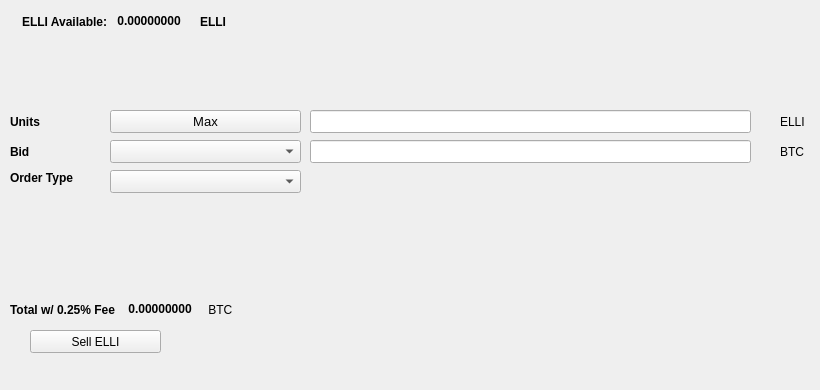
   <widget class="QWidget" name="SellTab">
    <attribute name="title">
     <string>Sell</string>
    </attribute>
    <widget class="QLabel" name="label_16">
     <property name="geometry">
      <rect>
       <x>780</x>
       <y>140</y>
       <width>31</width>
       <height>23</height>
      </rect>
     </property>
     <property name="text">
      <string>BTC</string>
     </property>
    </widget>
    <widget class="QComboBox" name="SellBidcomboBox">
     <property name="geometry">
      <rect>
       <x>110</x>
       <y>140</y>
       <width>191</width>
       <height>23</height>
      </rect>
     </property>
     <property name="font">
      <font>
       <pointsize>10</pointsize>
      </font>
     </property>
    </widget>
    <widget class="QLabel" name="label_18">
     <property name="geometry">
      <rect>
       <x>10</x>
       <y>110</y>
       <width>46</width>
       <height>23</height>
      </rect>
     </property>
     <property name="font">
      <font>
       <weight>75</weight>
       <bold>true</bold>
      </font>
     </property>
     <property name="text">
      <string>Units</string>
     </property>
    </widget>
    <widget class="QPushButton" name="Sell_Max_Amount">
     <property name="geometry">
      <rect>
       <x>110</x>
       <y>110</y>
       <width>191</width>
       <height>23</height>
      </rect>
     </property>
     <property name="font">
      <font>
       <pointsize>10</pointsize>
      </font>
     </property>
     <property name="text">
      <string>Max</string>
     </property>
    </widget>
    <widget class="QLabel" name="label_20">
     <property name="geometry">
      <rect>
       <x>10</x>
       <y>170</y>
       <width>91</width>
       <height>16</height>
      </rect>
     </property>
     <property name="font">
      <font>
       <weight>75</weight>
       <bold>true</bold>
      </font>
     </property>
     <property name="text">
      <string>Order Type</string>
     </property>
    </widget>
    <widget class="QComboBox" name="SellOrdertypeCombo">
     <property name="geometry">
      <rect>
       <x>110</x>
       <y>170</y>
       <width>191</width>
       <height>23</height>
      </rect>
     </property>
     <property name="font">
      <font>
       <pointsize>10</pointsize>
      </font>
     </property>
    </widget>
    <widget class="QLabel" name="label_21">
     <property name="geometry">
      <rect>
       <x>10</x>
       <y>140</y>
       <width>46</width>
       <height>23</height>
      </rect>
     </property>
     <property name="font">
      <font>
       <weight>75</weight>
       <bold>true</bold>
      </font>
     </property>
     <property name="text">
      <string>Bid</string>
     </property>
    </widget>
    <widget class="QLabel" name="label_22">
     <property name="geometry">
      <rect>
       <x>780</x>
       <y>110</y>
       <width>31</width>
       <height>23</height>
      </rect>
     </property>
     <property name="text">
      <string>ELLI</string>
     </property>
    </widget>
    <widget class="QLineEdit" name="UnitsInputELLI">
     <property name="geometry">
      <rect>
       <x>310</x>
       <y>110</y>
       <width>441</width>
       <height>23</height>
      </rect>
     </property>
     <property name="font">
      <font>
       <pointsize>9</pointsize>
       <weight>75</weight>
       <bold>true</bold>
      </font>
     </property>
    </widget>
    <widget class="QLineEdit" name="SellBidPriceEdit">
     <property name="geometry">
      <rect>
       <x>310</x>
       <y>140</y>
       <width>441</width>
       <height>23</height>
      </rect>
     </property>
     <property name="font">
      <font>
       <pointsize>9</pointsize>
       <weight>75</weight>
       <bold>true</bold>
      </font>
     </property>
    </widget>
    <widget class="QPushButton" name="SellELLIBTN">
     <property name="geometry">
      <rect>
       <x>30</x>
       <y>330</y>
       <width>131</width>
       <height>23</height>
      </rect>
     </property>
     <property name="text">
      <string>Sell ELLI</string>
     </property>
     <property name="icon">
      <iconset resource="../elli">
       <normaloff>:/icons/bitcoin</normaloff>:/icons/bitcoin</iconset>
     </property>
    </widget>
    <widget class="QWidget" name="layoutWidget3">
     <property name="geometry">
      <rect>
       <x>22</x>
       <y>12</y>
       <width>258</width>
       <height>19</height>
      </rect>
     </property>
     <layout class="QHBoxLayout" name="horizontalLayout">
      <item>
       <widget class="QLabel" name="label232_2">
        <property name="font">
         <font>
          <weight>75</weight>
          <bold>true</bold>
         </font>
        </property>
        <property name="text">
         <string>ELLI Available:</string>
        </property>
       </widget>
      </item>
      <item>
       <widget class="QLabel" name="ELLIAvailableLabel">
        <property name="palette">
         <palette>
          <active>
           <colorrole role="WindowText">
            <brush brushstyle="SolidPattern">
             <color alpha="255">
              <red>0</red>
              <green>0</green>
              <blue>0</blue>
             </color>
            </brush>
           </colorrole>
           <colorrole role="Button">
            <brush brushstyle="SolidPattern">
             <color alpha="255">
              <red>0</red>
              <green>170</green>
              <blue>0</blue>
             </color>
            </brush>
           </colorrole>
           <colorrole role="Light">
            <brush brushstyle="SolidPattern">
             <color alpha="255">
              <red>0</red>
              <green>255</green>
              <blue>0</blue>
             </color>
            </brush>
           </colorrole>
           <colorrole role="Midlight">
            <brush brushstyle="SolidPattern">
             <color alpha="255">
              <red>0</red>
              <green>212</green>
              <blue>0</blue>
             </color>
            </brush>
           </colorrole>
           <colorrole role="Dark">
            <brush brushstyle="SolidPattern">
             <color alpha="255">
              <red>0</red>
              <green>85</green>
              <blue>0</blue>
             </color>
            </brush>
           </colorrole>
           <colorrole role="Mid">
            <brush brushstyle="SolidPattern">
             <color alpha="255">
              <red>0</red>
              <green>113</green>
              <blue>0</blue>
             </color>
            </brush>
           </colorrole>
           <colorrole role="Text">
            <brush brushstyle="SolidPattern">
             <color alpha="255">
              <red>0</red>
              <green>170</green>
              <blue>0</blue>
             </color>
            </brush>
           </colorrole>
           <colorrole role="BrightText">
            <brush brushstyle="SolidPattern">
             <color alpha="255">
              <red>255</red>
              <green>255</green>
              <blue>255</blue>
             </color>
            </brush>
           </colorrole>
           <colorrole role="ButtonText">
            <brush brushstyle="SolidPattern">
             <color alpha="255">
              <red>0</red>
              <green>0</green>
              <blue>0</blue>
             </color>
            </brush>
           </colorrole>
           <colorrole role="Base">
            <brush brushstyle="SolidPattern">
             <color alpha="255">
              <red>255</red>
              <green>255</green>
              <blue>255</blue>
             </color>
            </brush>
           </colorrole>
           <colorrole role="Window">
            <brush brushstyle="SolidPattern">
             <color alpha="255">
              <red>0</red>
              <green>170</green>
              <blue>0</blue>
             </color>
            </brush>
           </colorrole>
           <colorrole role="Shadow">
            <brush brushstyle="SolidPattern">
             <color alpha="255">
              <red>0</red>
              <green>0</green>
              <blue>0</blue>
             </color>
            </brush>
           </colorrole>
           <colorrole role="AlternateBase">
            <brush brushstyle="SolidPattern">
             <color alpha="255">
              <red>127</red>
              <green>212</green>
              <blue>127</blue>
             </color>
            </brush>
           </colorrole>
           <colorrole role="ToolTipBase">
            <brush brushstyle="SolidPattern">
             <color alpha="255">
              <red>255</red>
              <green>255</green>
              <blue>220</blue>
             </color>
            </brush>
           </colorrole>
           <colorrole role="ToolTipText">
            <brush brushstyle="SolidPattern">
             <color alpha="255">
              <red>0</red>
              <green>0</green>
              <blue>0</blue>
             </color>
            </brush>
           </colorrole>
          </active>
          <inactive>
           <colorrole role="WindowText">
            <brush brushstyle="SolidPattern">
             <color alpha="255">
              <red>0</red>
              <green>0</green>
              <blue>0</blue>
             </color>
            </brush>
           </colorrole>
           <colorrole role="Button">
            <brush brushstyle="SolidPattern">
             <color alpha="255">
              <red>0</red>
              <green>170</green>
              <blue>0</blue>
             </color>
            </brush>
           </colorrole>
           <colorrole role="Light">
            <brush brushstyle="SolidPattern">
             <color alpha="255">
              <red>0</red>
              <green>255</green>
              <blue>0</blue>
             </color>
            </brush>
           </colorrole>
           <colorrole role="Midlight">
            <brush brushstyle="SolidPattern">
             <color alpha="255">
              <red>0</red>
              <green>212</green>
              <blue>0</blue>
             </color>
            </brush>
           </colorrole>
           <colorrole role="Dark">
            <brush brushstyle="SolidPattern">
             <color alpha="255">
              <red>0</red>
              <green>85</green>
              <blue>0</blue>
             </color>
            </brush>
           </colorrole>
           <colorrole role="Mid">
            <brush brushstyle="SolidPattern">
             <color alpha="255">
              <red>0</red>
              <green>113</green>
              <blue>0</blue>
             </color>
            </brush>
           </colorrole>
           <colorrole role="Text">
            <brush brushstyle="SolidPattern">
             <color alpha="255">
              <red>0</red>
              <green>170</green>
              <blue>0</blue>
             </color>
            </brush>
           </colorrole>
           <colorrole role="BrightText">
            <brush brushstyle="SolidPattern">
             <color alpha="255">
              <red>255</red>
              <green>255</green>
              <blue>255</blue>
             </color>
            </brush>
           </colorrole>
           <colorrole role="ButtonText">
            <brush brushstyle="SolidPattern">
             <color alpha="255">
              <red>0</red>
              <green>0</green>
              <blue>0</blue>
             </color>
            </brush>
           </colorrole>
           <colorrole role="Base">
            <brush brushstyle="SolidPattern">
             <color alpha="255">
              <red>255</red>
              <green>255</green>
              <blue>255</blue>
             </color>
            </brush>
           </colorrole>
           <colorrole role="Window">
            <brush brushstyle="SolidPattern">
             <color alpha="255">
              <red>0</red>
              <green>170</green>
              <blue>0</blue>
             </color>
            </brush>
           </colorrole>
           <colorrole role="Shadow">
            <brush brushstyle="SolidPattern">
             <color alpha="255">
              <red>0</red>
              <green>0</green>
              <blue>0</blue>
             </color>
            </brush>
           </colorrole>
           <colorrole role="AlternateBase">
            <brush brushstyle="SolidPattern">
             <color alpha="255">
              <red>127</red>
              <green>212</green>
              <blue>127</blue>
             </color>
            </brush>
           </colorrole>
           <colorrole role="ToolTipBase">
            <brush brushstyle="SolidPattern">
             <color alpha="255">
              <red>255</red>
              <green>255</green>
              <blue>220</blue>
             </color>
            </brush>
           </colorrole>
           <colorrole role="ToolTipText">
            <brush brushstyle="SolidPattern">
             <color alpha="255">
              <red>0</red>
              <green>0</green>
              <blue>0</blue>
             </color>
            </brush>
           </colorrole>
          </inactive>
          <disabled>
           <colorrole role="WindowText">
            <brush brushstyle="SolidPattern">
             <color alpha="255">
              <red>0</red>
              <green>85</green>
              <blue>0</blue>
             </color>
            </brush>
           </colorrole>
           <colorrole role="Button">
            <brush brushstyle="SolidPattern">
             <color alpha="255">
              <red>0</red>
              <green>170</green>
              <blue>0</blue>
             </color>
            </brush>
           </colorrole>
           <colorrole role="Light">
            <brush brushstyle="SolidPattern">
             <color alpha="255">
              <red>0</red>
              <green>255</green>
              <blue>0</blue>
             </color>
            </brush>
           </colorrole>
           <colorrole role="Midlight">
            <brush brushstyle="SolidPattern">
             <color alpha="255">
              <red>0</red>
              <green>212</green>
              <blue>0</blue>
             </color>
            </brush>
           </colorrole>
           <colorrole role="Dark">
            <brush brushstyle="SolidPattern">
             <color alpha="255">
              <red>0</red>
              <green>85</green>
              <blue>0</blue>
             </color>
            </brush>
           </colorrole>
           <colorrole role="Mid">
            <brush brushstyle="SolidPattern">
             <color alpha="255">
              <red>0</red>
              <green>113</green>
              <blue>0</blue>
             </color>
            </brush>
           </colorrole>
           <colorrole role="Text">
            <brush brushstyle="SolidPattern">
             <color alpha="255">
              <red>0</red>
              <green>85</green>
              <blue>0</blue>
             </color>
            </brush>
           </colorrole>
           <colorrole role="BrightText">
            <brush brushstyle="SolidPattern">
             <color alpha="255">
              <red>255</red>
              <green>255</green>
              <blue>255</blue>
             </color>
            </brush>
           </colorrole>
           <colorrole role="ButtonText">
            <brush brushstyle="SolidPattern">
             <color alpha="255">
              <red>0</red>
              <green>85</green>
              <blue>0</blue>
             </color>
            </brush>
           </colorrole>
           <colorrole role="Base">
            <brush brushstyle="SolidPattern">
             <color alpha="255">
              <red>0</red>
              <green>170</green>
              <blue>0</blue>
             </color>
            </brush>
           </colorrole>
           <colorrole role="Window">
            <brush brushstyle="SolidPattern">
             <color alpha="255">
              <red>0</red>
              <green>170</green>
              <blue>0</blue>
             </color>
            </brush>
           </colorrole>
           <colorrole role="Shadow">
            <brush brushstyle="SolidPattern">
             <color alpha="255">
              <red>0</red>
              <green>0</green>
              <blue>0</blue>
             </color>
            </brush>
           </colorrole>
           <colorrole role="AlternateBase">
            <brush brushstyle="SolidPattern">
             <color alpha="255">
              <red>0</red>
              <green>170</green>
              <blue>0</blue>
             </color>
            </brush>
           </colorrole>
           <colorrole role="ToolTipBase">
            <brush brushstyle="SolidPattern">
             <color alpha="255">
              <red>255</red>
              <green>255</green>
              <blue>220</blue>
             </color>
            </brush>
           </colorrole>
           <colorrole role="ToolTipText">
            <brush brushstyle="SolidPattern">
             <color alpha="255">
              <red>0</red>
              <green>0</green>
              <blue>0</blue>
             </color>
            </brush>
           </colorrole>
          </disabled>
         </palette>
        </property>
        <property name="font">
         <font>
          <weight>75</weight>
          <bold>true</bold>
         </font>
        </property>
        <property name="text">
         <string> 0.00000000 </string>
        </property>
        <property name="textInteractionFlags">
         <set>Qt::LinksAccessibleByMouse|Qt::TextSelectableByKeyboard|Qt::TextSelectableByMouse</set>
        </property>
       </widget>
      </item>
      <item>
       <widget class="QLabel" name="labelELLI">
        <property name="font">
         <font>
          <weight>75</weight>
          <bold>true</bold>
         </font>
        </property>
        <property name="text">
         <string>ELLI</string>
        </property>
       </widget>
      </item>
     </layout>
    </widget>
    <widget class="QWidget" name="layoutWidget">
     <property name="geometry">
      <rect>
       <x>10</x>
       <y>300</y>
       <width>268</width>
       <height>19</height>
      </rect>
     </property>
     <layout class="QHBoxLayout" name="horizontalLayout_2">
      <item>
       <widget class="QLabel" name="label_19">
        <property name="font">
         <font>
          <weight>75</weight>
          <bold>true</bold>
         </font>
        </property>
        <property name="text">
         <string>Total w/ 0.25% Fee </string>
        </property>
       </widget>
      </item>
      <item>
       <widget class="QLabel" name="SellCostLabel">
        <property name="palette">
         <palette>
          <active>
           <colorrole role="WindowText">
            <brush brushstyle="SolidPattern">
             <color alpha="255">
              <red>0</red>
              <green>0</green>
              <blue>0</blue>
             </color>
            </brush>
           </colorrole>
           <colorrole role="Button">
            <brush brushstyle="SolidPattern">
             <color alpha="255">
              <red>0</red>
              <green>170</green>
              <blue>0</blue>
             </color>
            </brush>
           </colorrole>
           <colorrole role="Light">
            <brush brushstyle="SolidPattern">
             <color alpha="255">
              <red>0</red>
              <green>255</green>
              <blue>0</blue>
             </color>
            </brush>
           </colorrole>
           <colorrole role="Midlight">
            <brush brushstyle="SolidPattern">
             <color alpha="255">
              <red>0</red>
              <green>212</green>
              <blue>0</blue>
             </color>
            </brush>
           </colorrole>
           <colorrole role="Dark">
            <brush brushstyle="SolidPattern">
             <color alpha="255">
              <red>0</red>
              <green>85</green>
              <blue>0</blue>
             </color>
            </brush>
           </colorrole>
           <colorrole role="Mid">
            <brush brushstyle="SolidPattern">
             <color alpha="255">
              <red>0</red>
              <green>113</green>
              <blue>0</blue>
             </color>
            </brush>
           </colorrole>
           <colorrole role="Text">
            <brush brushstyle="SolidPattern">
             <color alpha="255">
              <red>0</red>
              <green>170</green>
              <blue>0</blue>
             </color>
            </brush>
           </colorrole>
           <colorrole role="BrightText">
            <brush brushstyle="SolidPattern">
             <color alpha="255">
              <red>255</red>
              <green>255</green>
              <blue>255</blue>
             </color>
            </brush>
           </colorrole>
           <colorrole role="ButtonText">
            <brush brushstyle="SolidPattern">
             <color alpha="255">
              <red>0</red>
              <green>0</green>
              <blue>0</blue>
             </color>
            </brush>
           </colorrole>
           <colorrole role="Base">
            <brush brushstyle="SolidPattern">
             <color alpha="255">
              <red>255</red>
              <green>255</green>
              <blue>255</blue>
             </color>
            </brush>
           </colorrole>
           <colorrole role="Window">
            <brush brushstyle="SolidPattern">
             <color alpha="255">
              <red>0</red>
              <green>170</green>
              <blue>0</blue>
             </color>
            </brush>
           </colorrole>
           <colorrole role="Shadow">
            <brush brushstyle="SolidPattern">
             <color alpha="255">
              <red>0</red>
              <green>0</green>
              <blue>0</blue>
             </color>
            </brush>
           </colorrole>
           <colorrole role="AlternateBase">
            <brush brushstyle="SolidPattern">
             <color alpha="255">
              <red>127</red>
              <green>212</green>
              <blue>127</blue>
             </color>
            </brush>
           </colorrole>
           <colorrole role="ToolTipBase">
            <brush brushstyle="SolidPattern">
             <color alpha="255">
              <red>255</red>
              <green>255</green>
              <blue>220</blue>
             </color>
            </brush>
           </colorrole>
           <colorrole role="ToolTipText">
            <brush brushstyle="SolidPattern">
             <color alpha="255">
              <red>0</red>
              <green>0</green>
              <blue>0</blue>
             </color>
            </brush>
           </colorrole>
          </active>
          <inactive>
           <colorrole role="WindowText">
            <brush brushstyle="SolidPattern">
             <color alpha="255">
              <red>0</red>
              <green>0</green>
              <blue>0</blue>
             </color>
            </brush>
           </colorrole>
           <colorrole role="Button">
            <brush brushstyle="SolidPattern">
             <color alpha="255">
              <red>0</red>
              <green>170</green>
              <blue>0</blue>
             </color>
            </brush>
           </colorrole>
           <colorrole role="Light">
            <brush brushstyle="SolidPattern">
             <color alpha="255">
              <red>0</red>
              <green>255</green>
              <blue>0</blue>
             </color>
            </brush>
           </colorrole>
           <colorrole role="Midlight">
            <brush brushstyle="SolidPattern">
             <color alpha="255">
              <red>0</red>
              <green>212</green>
              <blue>0</blue>
             </color>
            </brush>
           </colorrole>
           <colorrole role="Dark">
            <brush brushstyle="SolidPattern">
             <color alpha="255">
              <red>0</red>
              <green>85</green>
              <blue>0</blue>
             </color>
            </brush>
           </colorrole>
           <colorrole role="Mid">
            <brush brushstyle="SolidPattern">
             <color alpha="255">
              <red>0</red>
              <green>113</green>
              <blue>0</blue>
             </color>
            </brush>
           </colorrole>
           <colorrole role="Text">
            <brush brushstyle="SolidPattern">
             <color alpha="255">
              <red>0</red>
              <green>170</green>
              <blue>0</blue>
             </color>
            </brush>
           </colorrole>
           <colorrole role="BrightText">
            <brush brushstyle="SolidPattern">
             <color alpha="255">
              <red>255</red>
              <green>255</green>
              <blue>255</blue>
             </color>
            </brush>
           </colorrole>
           <colorrole role="ButtonText">
            <brush brushstyle="SolidPattern">
             <color alpha="255">
              <red>0</red>
              <green>0</green>
              <blue>0</blue>
             </color>
            </brush>
           </colorrole>
           <colorrole role="Base">
            <brush brushstyle="SolidPattern">
             <color alpha="255">
              <red>255</red>
              <green>255</green>
              <blue>255</blue>
             </color>
            </brush>
           </colorrole>
           <colorrole role="Window">
            <brush brushstyle="SolidPattern">
             <color alpha="255">
              <red>0</red>
              <green>170</green>
              <blue>0</blue>
             </color>
            </brush>
           </colorrole>
           <colorrole role="Shadow">
            <brush brushstyle="SolidPattern">
             <color alpha="255">
              <red>0</red>
              <green>0</green>
              <blue>0</blue>
             </color>
            </brush>
           </colorrole>
           <colorrole role="AlternateBase">
            <brush brushstyle="SolidPattern">
             <color alpha="255">
              <red>127</red>
              <green>212</green>
              <blue>127</blue>
             </color>
            </brush>
           </colorrole>
           <colorrole role="ToolTipBase">
            <brush brushstyle="SolidPattern">
             <color alpha="255">
              <red>255</red>
              <green>255</green>
              <blue>220</blue>
             </color>
            </brush>
           </colorrole>
           <colorrole role="ToolTipText">
            <brush brushstyle="SolidPattern">
             <color alpha="255">
              <red>0</red>
              <green>0</green>
              <blue>0</blue>
             </color>
            </brush>
           </colorrole>
          </inactive>
          <disabled>
           <colorrole role="WindowText">
            <brush brushstyle="SolidPattern">
             <color alpha="255">
              <red>0</red>
              <green>85</green>
              <blue>0</blue>
             </color>
            </brush>
           </colorrole>
           <colorrole role="Button">
            <brush brushstyle="SolidPattern">
             <color alpha="255">
              <red>0</red>
              <green>170</green>
              <blue>0</blue>
             </color>
            </brush>
           </colorrole>
           <colorrole role="Light">
            <brush brushstyle="SolidPattern">
             <color alpha="255">
              <red>0</red>
              <green>255</green>
              <blue>0</blue>
             </color>
            </brush>
           </colorrole>
           <colorrole role="Midlight">
            <brush brushstyle="SolidPattern">
             <color alpha="255">
              <red>0</red>
              <green>212</green>
              <blue>0</blue>
             </color>
            </brush>
           </colorrole>
           <colorrole role="Dark">
            <brush brushstyle="SolidPattern">
             <color alpha="255">
              <red>0</red>
              <green>85</green>
              <blue>0</blue>
             </color>
            </brush>
           </colorrole>
           <colorrole role="Mid">
            <brush brushstyle="SolidPattern">
             <color alpha="255">
              <red>0</red>
              <green>113</green>
              <blue>0</blue>
             </color>
            </brush>
           </colorrole>
           <colorrole role="Text">
            <brush brushstyle="SolidPattern">
             <color alpha="255">
              <red>0</red>
              <green>85</green>
              <blue>0</blue>
             </color>
            </brush>
           </colorrole>
           <colorrole role="BrightText">
            <brush brushstyle="SolidPattern">
             <color alpha="255">
              <red>255</red>
              <green>255</green>
              <blue>255</blue>
             </color>
            </brush>
           </colorrole>
           <colorrole role="ButtonText">
            <brush brushstyle="SolidPattern">
             <color alpha="255">
              <red>0</red>
              <green>85</green>
              <blue>0</blue>
             </color>
            </brush>
           </colorrole>
           <colorrole role="Base">
            <brush brushstyle="SolidPattern">
             <color alpha="255">
              <red>0</red>
              <green>170</green>
              <blue>0</blue>
             </color>
            </brush>
           </colorrole>
           <colorrole role="Window">
            <brush brushstyle="SolidPattern">
             <color alpha="255">
              <red>0</red>
              <green>170</green>
              <blue>0</blue>
             </color>
            </brush>
           </colorrole>
           <colorrole role="Shadow">
            <brush brushstyle="SolidPattern">
             <color alpha="255">
              <red>0</red>
              <green>0</green>
              <blue>0</blue>
             </color>
            </brush>
           </colorrole>
           <colorrole role="AlternateBase">
            <brush brushstyle="SolidPattern">
             <color alpha="255">
              <red>0</red>
              <green>170</green>
              <blue>0</blue>
             </color>
            </brush>
           </colorrole>
           <colorrole role="ToolTipBase">
            <brush brushstyle="SolidPattern">
             <color alpha="255">
              <red>255</red>
              <green>255</green>
              <blue>220</blue>
             </color>
            </brush>
           </colorrole>
           <colorrole role="ToolTipText">
            <brush brushstyle="SolidPattern">
             <color alpha="255">
              <red>0</red>
              <green>0</green>
              <blue>0</blue>
             </color>
            </brush>
           </colorrole>
          </disabled>
         </palette>
        </property>
        <property name="font">
         <font>
          <weight>75</weight>
          <bold>true</bold>
         </font>
        </property>
        <property name="autoFillBackground">
         <bool>false</bool>
        </property>
        <property name="text">
         <string> 0.00000000</string>
        </property>
        <property name="textInteractionFlags">
         <set>Qt::LinksAccessibleByMouse|Qt::TextSelectableByMouse</set>
        </property>
       </widget>
      </item>
      <item>
       <widget class="QLabel" name="label_17">
        <property name="font">
         <font>
          <weight>50</weight>
          <bold>false</bold>
         </font>
        </property>
        <property name="text">
         <string> BTC</string>
        </property>
       </widget>
      </item>
     </layout>
    </widget>
    <widget class="QLabel" name="label_23">
     <property name="geometry">
      <rect>
       <x>460</x>
       <y>300</y>
       <width>281</width>
       <height>81</height>
      </rect>
     </property>
     <property name="text">
      <string/>
     </property>
     <property name="pixmap">
      <pixmap>:/images/bittrex</pixmap>
     </property>
    </widget>
   </widget>
